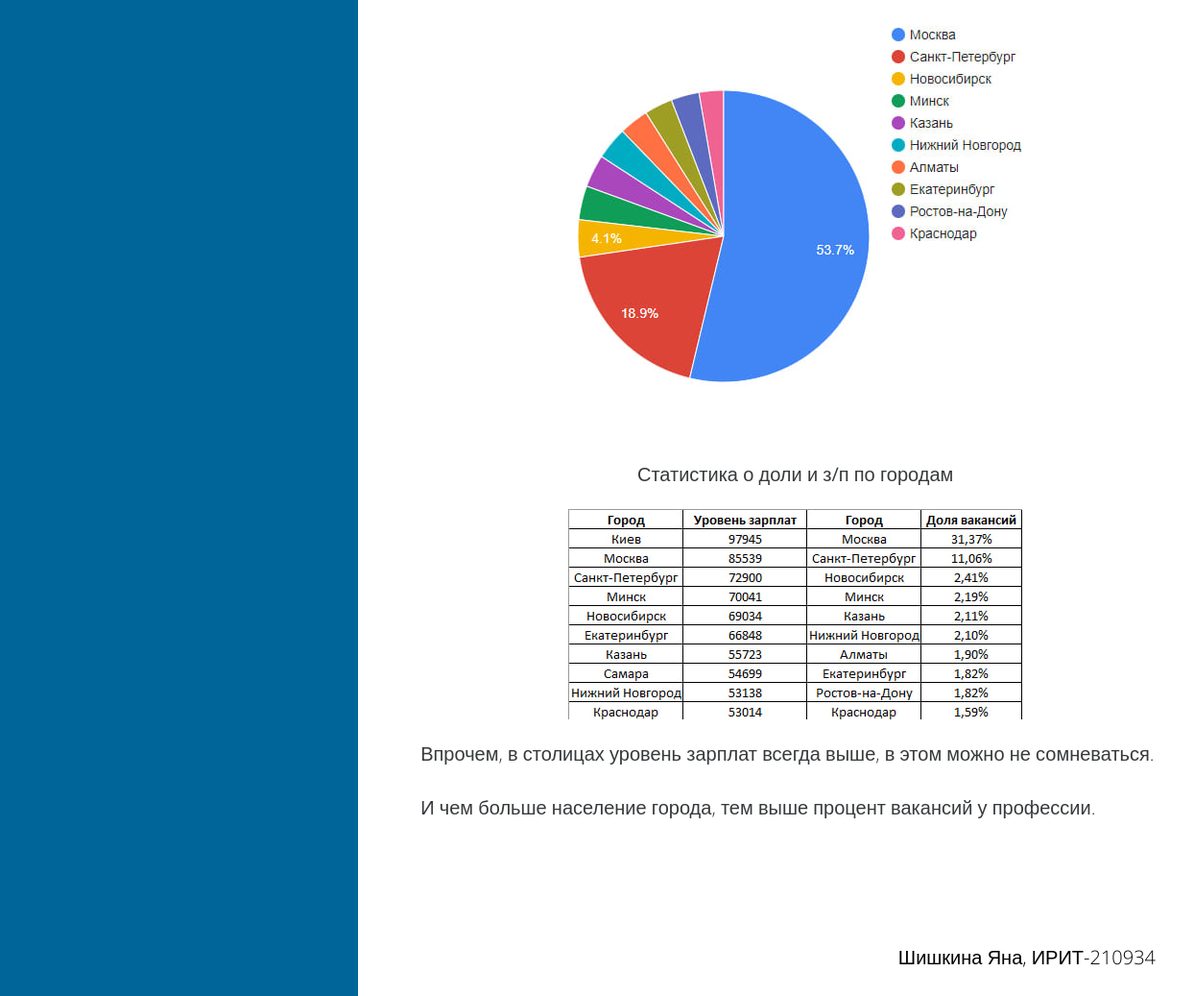
The page /geography (lower part) on the database as committed earlier.
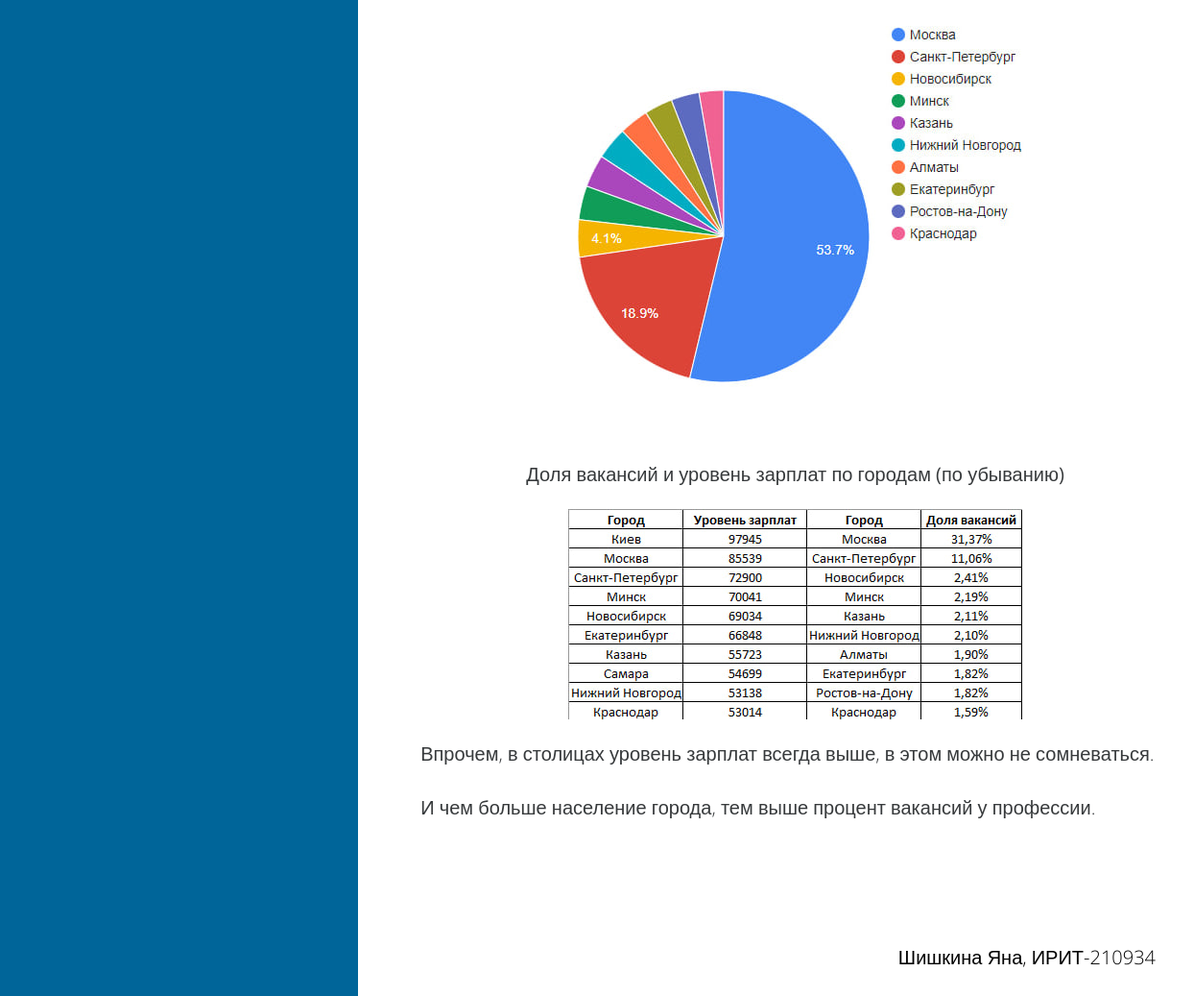
The same page on the database as committed later.
### application/models.py (models this page shows, shortened)
class Table(models.Model):
    title = models.CharField(max_length=150)
    graphic = models.ImageField(upload_to='images/')

### application/views.py (the view)
# urls.py: path('geography', geography_page, name='geography'),
def geography_page(request):
    data = Table.objects.all()[3:]
    return render(request, 'geography.html', {'data': data })

### templates/geography.html (shortened to what this page needs)
{% load static %}
<!DOCTYPE html>
<html>
<head>
    <link rel="stylesheet" href="{% static "css/bootstrap.min.css" %}">
    <link rel="stylesheet" href="{% static "css/magnific-popup.css" %}">
    <link rel="stylesheet" href="{% static "css/templatemo-style.css" %}">
</head>
    <body>
               <div class="container">
            <div class="row">
                <div class="tm-left-right-container">
                    <div class="tm-blue-bg tm-left-column">
                    </div>
                    <div class="tm-right-column">
                        <div class="tm-content-div">
                            <section class="tm-section">
                                <div class="row">
                                    <div class=" push-lg-4 push-md-5">
                                        {% for b in data %}
                                        <p align="center"><b> {{ b.title }} </b></p>
                                        <p align="center"><img src="{{ b.graphic.url }}"></p>
                                        {% endfor %}
                                    <p>Впрочем, в столицах уровень зарплат всегда выше, в этом можно не сомневаться.<p/>
                                    <p>И чем больше население города, тем выше процент вакансий у профессии.</p>
                                    </div>
                                </div>
                            </section>
                            <footer>
                                <p class="my-sign">Шишкина Яна, ИРИТ-210934 </p>
                            </footer>
                        </div>
                    </div>
                </div>
            </div>
        </div>
</body>
</html>

Rows that differ between the two databases and show on the page:
changed Table: title "Статистика о доли и з/п по городам" → "Доля вакансий и уровень зарплат по городам (по убыванию)"
